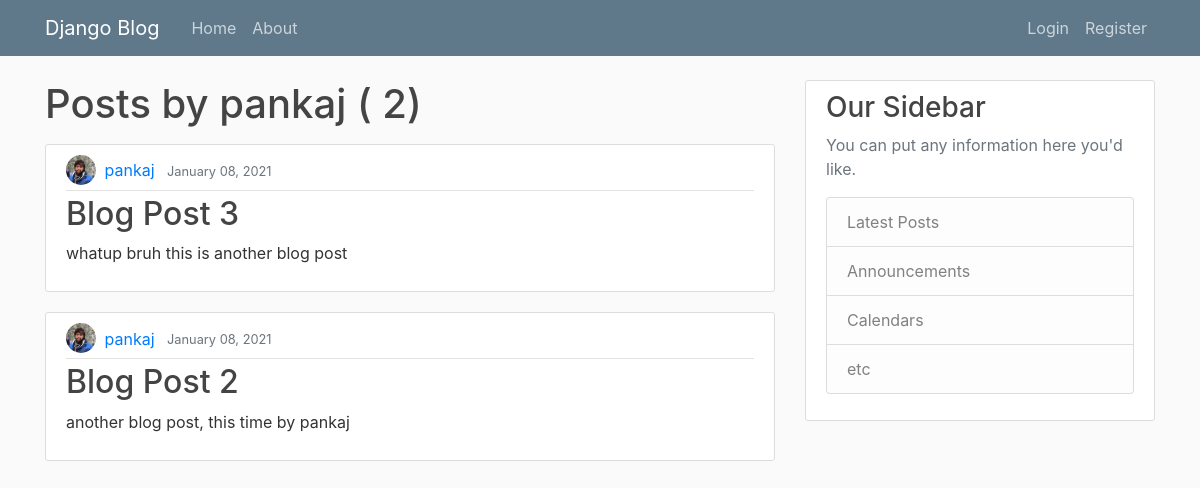
Before: /user/pankaj with the older database file.
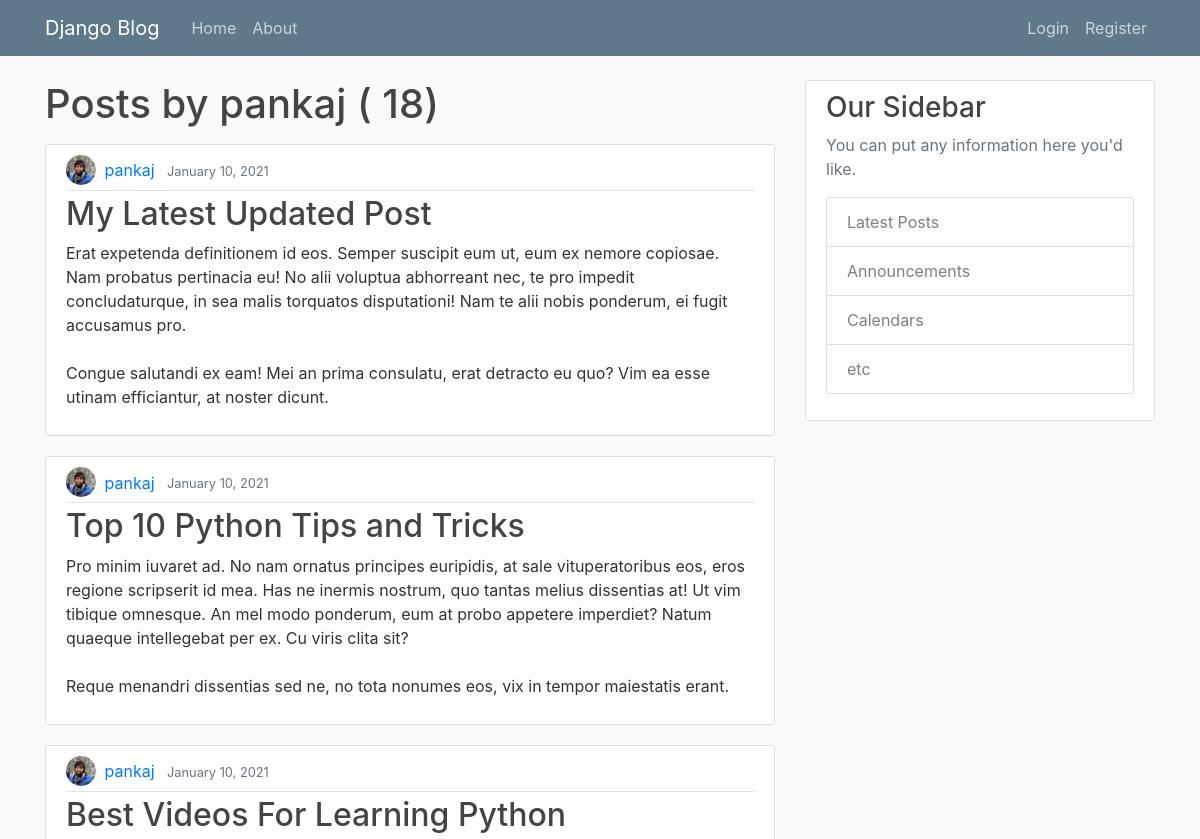
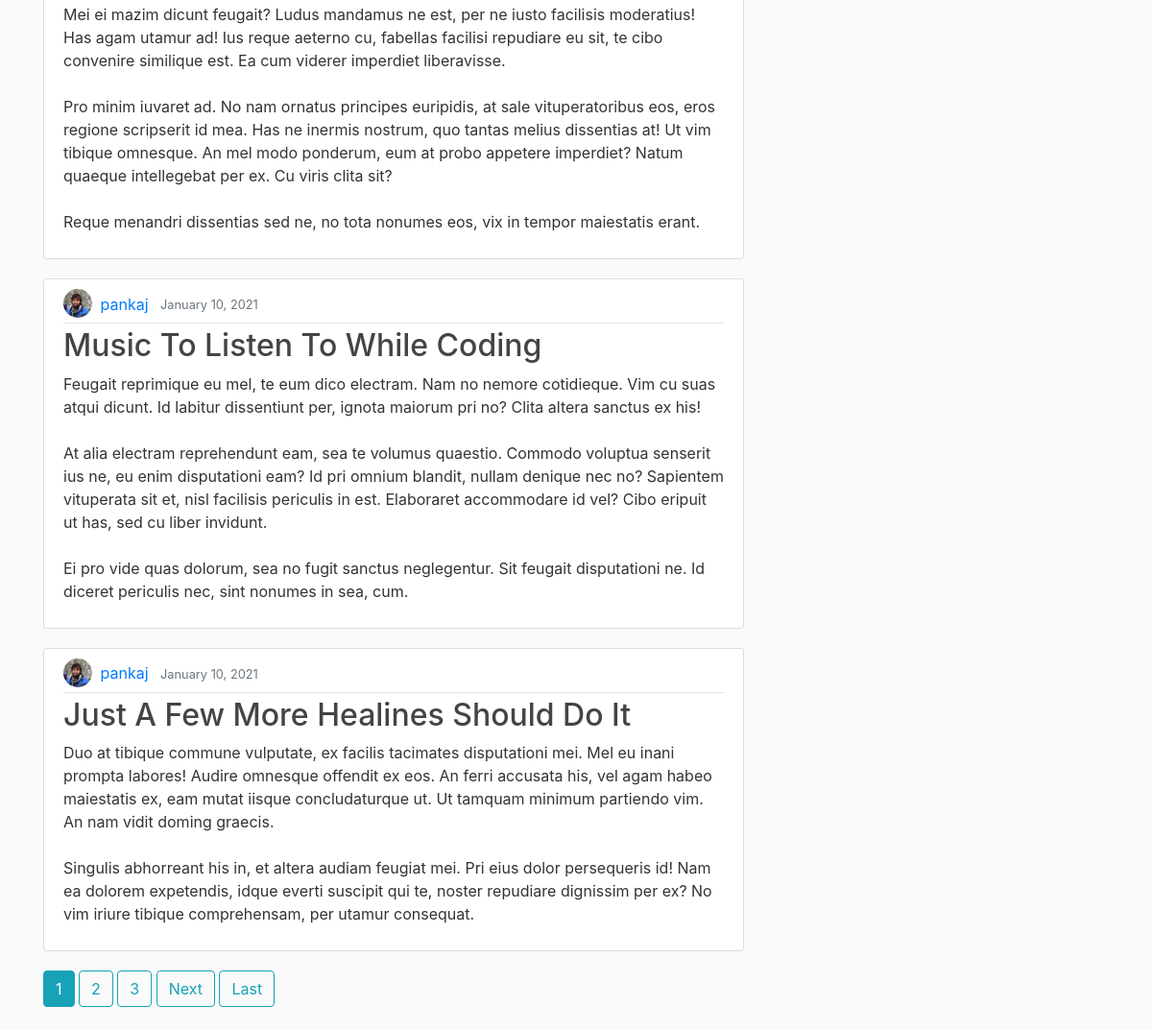
After: the same page with the newer database file (2 pictures, top to bottom).
### blog/models.py (models this page shows, shortened)
class Post(models.Model):
    title = models.CharField(max_length=100)
    content = models.TextField()
    date_posted = models.DateTimeField(default=timezone.now)
    author = models.ForeignKey(User, on_delete=models.CASCADE)

### users/models.py (models this page shows, shortened)
class Profile(models.Model):
    user = models.OneToOneField(User, on_delete=models.CASCADE)
    image = models.ImageField(default='default.jpg', upload_to='profile_pics')

### blog/views.py (the view)
# urls.py: path('user/<str:username>', UserPostListView.as_view(), name='user-posts'),
class UserPostListView(ListView):
    model = Post
    template_name = 'blog/user_posts.html' # default template name is <app>/<model>_<viewtype>.html
    context_object_name = 'posts' # default context object name is 'object'
    paginate_by = 5 # number of posts per page
    def get_queryset(self):
        user = get_object_or_404(User, username=self.kwargs.get('username'))
        return Post.objects.filter(author=user).order_by('-date_posted')

### blog/templates/blog/user_posts.html (shortened to what this page needs)
{% extends "blog/base.html" %}
{% block content %}
    <h1 class="mb-3"> Posts by {{ view.kwargs.username }} ( {{ page_obj.paginator.count }}) </h1>
    {% for post in posts %}
        <article class="media content-section">
            <div class="media-body">
            <div class="article-metadata">
                <img src="{{ post.author.profile.image.url }}" class="rounded-circle article-img"> </img>
                <a class="mr-2" href="{% url 'user-posts' post.author.username %}">{{ post.author }}</a>
                <small class="text-muted">{{ post.date_posted|date:"F d, Y" }}</small>
            </div>
            <h2><a class="article-title" href="{% url 'post-detail' post.id %}">{{ post.title }}</a></h2>
            <p class="article-content">{{ post.content }}</p>
            </div>
        </article>
    {% endfor %}
    {% if is_paginated %}
        {% for num in page_obj.paginator.page_range %}
            {% if page_obj.number == num %}
                <a href="?page={{ num }}" class="btn btn-info mb-4">{{ num }}</a>
            {% elif num > page_obj.number|add:'-3' and num < page_obj.number|add:'3' %}
                <a href="?page={{ num }}" class="btn btn-outline-info mb-4">{{ num }}</a>
            {% endif %}
        {% endfor %}
        {% if page_obj.has_next %}
            <a href="?page={{ page_obj.next_page_number }}" class="btn btn-outline-info mb-4">Next</a>
            <a href="?page={{ page_obj.paginator.num_pages }}" class="btn btn-outline-info mb-4">Last</a>
        {% endif %}
    {% endif %}
{% endblock content %}

### blog/templates/blog/base.html (shortened to what this page needs)
{% load static %}
<!doctype html>
<html lang="en">
  <head>
    <link rel="stylesheet" href="https://maxcdn.bootstrapcdn.com/bootstrap/4.0.0/css/bootstrap.min.css">
    <link rel="stylesheet" type="text/css" href="{% static 'blog/main.css' %}">
    </head>
    <body>
        <header class="site-header">
            <nav class="navbar navbar-expand-md navbar-dark bg-steel fixed-top">
              <div class="container">
                <a class="navbar-brand mr-4" href="{% url 'blog-home' %}">Django Blog</a>
                <div class="collapse navbar-collapse" id="navbarToggle">
                  <div class="navbar-nav mr-auto">
                    <a class="nav-item nav-link" href="{% url 'blog-home' %}">Home</a>
                    <a class="nav-item nav-link" href="{% url 'blog-about' %}">About</a>
                  </div>
                  <div class="navbar-nav">
                    {% if user.is_authenticated %}
                      <a class="nav-item nav-link" href="{% url 'post-create' %}">New Post</a>
                      <a class="nav-item nav-link" href="{% url 'profile' %}">Profile</a>
                      <a class="nav-item nav-link" href="{% url 'logout' %}">Logout</a>
                    {% else %}
                      <a class="nav-item nav-link" href="{% url 'login' %}">Login</a>
                      <a class="nav-item nav-link" href="{% url 'register' %}">Register</a>
                    {% endif %}
                  </div>
                </div>
              </div>
            </nav>
        </header>
        <main role="main" class="container">
            <div class="row">
              <div class="col-md-8">
                {% block content %}{% endblock %}
              </div>
              <div class="col-md-4">
                <div class="content-section">
                  <h3>Our Sidebar</h3>
                  <p class='text-muted'>You can put any information here you'd like.
                    <ul class="list-group">
                      <li class="list-group-item list-group-item-light">Latest Posts</li>
                      <li class="list-group-item list-group-item-light">Announcements</li>
                      <li class="list-group-item list-group-item-light">Calendars</li>
                      <li class="list-group-item list-group-item-light">etc</li>
                    </ul>
                  </p>
                </div>
              </div>
            </div>
          </main>
  </body>
</html>

### blog/static/blog/main.css (style rules this page uses)
body { background: #fafafa; color: #333333; margin-top: 5rem; }
h1, h2, h3, h4, h5, h6 { color: #444444; }
ul { margin: 0; }
.bg-steel { background-color: #5f788a; }
.site-header .navbar-nav .nav-link { color: #cbd5db; }
.content-section { background: #ffffff; padding: 10px 20px; border: 1px solid #dddddd; border-radius: 3px; margin-bottom: 20px; }
.article-title { color: #444444; }
.article-content { white-space: pre-line; }
.article-img { height: 30px; width: 30px; margin-right: 4px; margin-bottom: 4px; }
.article-metadata { padding-bottom: 1px; margin-bottom: 4px; border-bottom: 1px solid #e3e3e3 }

Changed rows visible on the page:
no longer on this page (row unchanged): Post: author.profile.image (picture), author "pankaj", date_posted "January 08, 2021", title "Blog Post 3", content "whatup bruh this is another blog post"
removed Post: author.profile.image (picture), author "pankaj", date_posted "January 08, 2021", title "Blog Post 2", content "another blog post, this time by pankaj"
added Post: author.profile.image (picture), author "pankaj", date_posted "January 10, 2021", title "My Latest Updated Post", content "Erat expetenda definitionem id eos. Semper suscipit eum ut, eum ex nemore copiosae. Nam probatus pertinacia eu! No alii voluptua abhorreant nec, te pro impedit concludaturque, in sea malis torquatos disputationi! Nam te alii nobis ponderum, ei fugit accusamus pro. Congue salutandi ex eam! Mei an prima consulatu, erat detracto eu quo? Vim ea esse utinam efficiantur, at noster dicunt."
added Post: author.profile.image (picture), author "pankaj", date_posted "January 10, 2021", title "Top 10 Python Tips and Tricks", content "Pro minim iuvaret ad. No nam ornatus principes euripidis, at sale vituperatoribus eos, eros regione scripserit id mea. Has ne inermis nostrum, quo tantas melius dissentias at! Ut vim tibique omnesque. An mel modo ponderum, eum at probo appetere imperdiet? Natum quaeque intellegebat per ex. Cu viris clita sit? Reque menandri dissentias sed ne, no tota nonumes eos, vix in tempor maiestatis erant."
added Post: author.profile.image (picture), author "pankaj", date_posted "January 10, 2021", title "Best Videos For Learning Python", content "Mei ei mazim dicunt feugait? Ludus mandamus ne est, per ne iusto facilisis moderatius! Has agam utamur ad! Ius reque aeterno cu, fabellas facilisi repudiare eu sit, te cibo convenire similique est. Ea cum viderer imperdiet liberavisse. Pro minim iuvaret ad. No nam ornatus principes euripidis, at sale vituperatoribus eos, eros regione scripserit id mea. Has ne inermis nostrum, quo tantas melius dissentias at! Ut vim tibique omnesque. An mel modo ponderum, eum at probo appetere imperdiet? Natum quaeque intellegebat per ex. Cu viris clita sit? Reque menandri dissentias sed ne, no tota nonumes eos, vix in tempor maiestatis erant."
added Post: author.profile.image (picture), author "pankaj", date_posted "January 10, 2021", title "Music To Listen To While Coding", content "Feugait reprimique eu mel, te eum dico electram. Nam no nemore cotidieque. Vim cu suas atqui dicunt. Id labitur dissentiunt per, ignota maiorum pri no? Clita altera sanctus ex his! At alia electram reprehendunt eam, sea te volumus quaestio. Commodo voluptua senserit ius ne, eu enim disputationi eam? Id pri omnium blandit, nullam denique nec no? Sapientem vituperata sit et, nisl facilisis periculis in est. Elaboraret accommodare id vel? Cibo eripuit ut has, sed cu liber invidunt. Ei pro vide quas dolorum, sea no fugit sanctus neglegentur. Sit feugait disputationi ne. Id diceret periculis nec, sint nonumes in sea, cum."
added Post: author.profile.image (picture), author "pankaj", date_posted "January 10, 2021", title "Just A Few More Healines Should Do It", content "Duo at tibique commune vulputate, ex facilis tacimates disputationi mei. Mel eu inani prompta labores! Audire omnesque offendit ex eos. An ferri accusata his, vel agam habeo maiestatis ex, eam mutat iisque concludaturque ut. Ut tamquam minimum partiendo vim. An nam vidit doming graecis. Singulis abhorreant his in, et altera audiam feugiat mei. Pri eius dolor persequeris id! Nam ea dolorem expetendis, idque everti suscipit qui te, noster repudiare dignissim per ex? No vim iriure tibique comprehensam, per utamur consequat."
Other visible differences:
{{ page_obj.paginator.count }}: "2" → "18"
new list line: "1"
new list line: "2"
new list line: "3"
text now shown: "Next Last"
